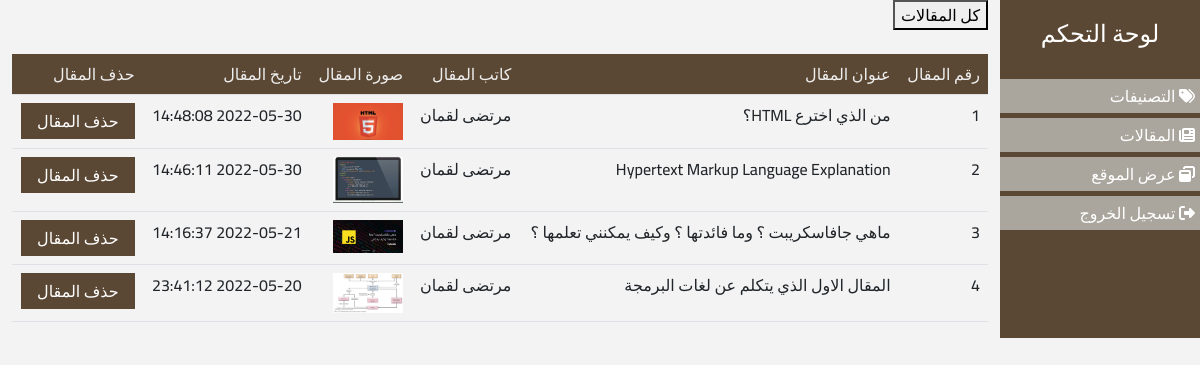
Screenshot of /posts.php (signed in) with the database file from the repository.
### tables this page shows
CREATE TABLE `posts` (
  `id` int(11) NOT NULL,
  `postTitle` varchar(200) NOT NULL,
  `postCat` varchar(200) NOT NULL,
  `postImage` varchar(200) NOT NULL,
  `postContent` varchar(10000) NOT NULL,
  `postDate` datetime NOT NULL DEFAULT current_timestamp(),
  `postAuthor` varchar(200) NOT NULL
);

### posts.php (the view, shortened to what this page needs)
<?php
include 'include/connection.php';
include 'include/header.php';
if (!isset($_SESSION['id'])) {
    echo "<div class =' alert alert-danger'>" . "غير مسموح لك بفتح هذه الصفحة" . "</div>";
    header('REFRESH:2;URL=login.php');
} else {
?>
    <div class="content">
        <div class="container-fluid">
            <div class="row">
                <div class="col-md-2" id="side-area">
                    <h4>لوحة التحكم</h4>
                    <ul class="">
                        <li>
                            <a href="catefories.php">
                                <span><i class="fas fa-tags"></i></span>
                                <span>التصنيفات</span>
                            </a>
                        </li>
                        <li data-bs-toggle="collapse" data-bs-target="#menu">
                            <a href="#">
                                <span><i class="fas fa-newspaper"></i></span>
                                <span>المقالات</span>
                            </a>
                        </li>
                        <li>
                            <a href="index.php">
                                <span><i class="fas fa-window-restore"></i></span>
                                <span>عرض الموقع</span>
                            </a>
                        </li>
                        <li>
                            <a href="logout.php">
                                <span><i class="fas fa-sign-out-alt"></i></span>
                                <span>تسجيل الخروج</span>
                            </a>
                        </li>
                    </ul>
                </div>
                <div class="col-md-10" id="main-area">
                    <button class="custom-btn">كل المقالات</button>
                    <div class="display-posts mt-4">
                        <table class="table table-ordered">
                            <tr style="background-color:#5b4834; color:#eee;">
                                <th>رقم المقال</th>
                                <th>عنوان المقال</th>
                                <th>كاتب المقال</th>
                                <th>صورة المقال</th>
                                <th>تاريخ المقال</th>
                                <th>حذف المقال</th>
                            </tr>
                            <?php
                            $query = "SELECT * FROM posts ORDER BY id DESC";
                            $res = mysqli_query($conn, $query);
                            $no = 0;
                            while ($row = mysqli_fetch_assoc($res)) {
                                $no++
                            ?>
                                <tr>
                                    <td><?php echo $no; ?></td>
                                    <td><?php echo $row['postTitle']; ?></td>
                                    <td><?php echo $row['postAuthor']; ?></td>
                                    <td><img src="uploads/postimages/<?php echo $row['postImage']; ?>" width="70px"></td>
                                    <td><?php echo $row['postDate']; ?></td>
                                    <td><a href="posts.php?id=<?php echo $row['id']; ?>"><button class="btn-custom">حذف المقال</button></a></td>
                                </tr>
                            <?php
                            }
                            ?>
                        </table>
                    </div>
                </div>
            </div>
        </div>
    </div>
<?php
}
?>
<?php
include 'include/footer.php'
?>

### css/dashboard.css (style rules this page uses)
* { font-family: 'Cairo', sans-serif; font-weight: 500; }
:root { --first-color: #5b4834; --second-color: #aaa69d; }
a, a:hover { text-decoration: none; }
body { background-color: #f3f3f3; }
#side-area { background-color: var(--first-color); color: #fff; padding: 20px 0; }
#side-area h4 { text-align: center; margin: 0 0 30px 0; }
#side-area ul { list-style: none; padding: 0; }
#side-area ul li { background-color: var(--second-color); margin-bottom: 5px; padding: 5px; }
#side-area ul li a { color: #fff; }
.btn-custom { background-color: var(--first-color); color: #fff; border: 1px solid var(--first-color); padding: 5px 15px; }

### rows the page displays
posts: postTitle "من الذي اخترع HTML؟", postAuthor "مرتضى لقمان", postImage (picture), postDate "2022-05-30 14:48:08"
posts: postTitle "Hypertext Markup Language Explanation", postAuthor "مرتضى لقمان", postImage (picture), postDate "2022-05-30 14:46:11"
posts: postTitle "ماهي جافاسكريبت ؟ وما فائدتها ؟ وكيف يمكنني تعلمها ؟", postAuthor "مرتضى لقمان", postImage (picture), postDate "2022-05-21 14:16:37"
posts: postTitle "المقال الاول الذي يتكلم عن لغات البرمجة", postAuthor "مرتضى لقمان", postImage (picture), postDate "2022-05-20 23:41:12"
